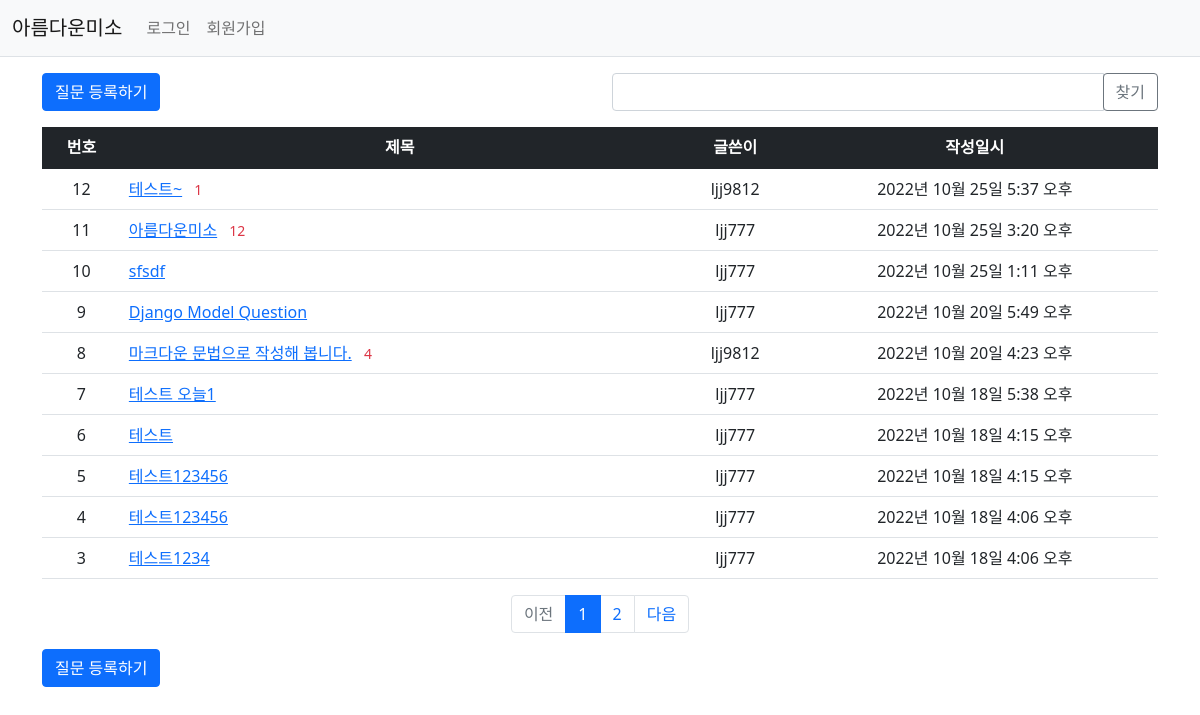
Screenshot of /pybo/ with the database file from the repository.
### pybo/models.py (models this page shows, shortened)
class Question(models.Model):
    author = models.ForeignKey(User, on_delete=models.CASCADE, related_name='author_question')
    subject = models.CharField(max_length=200)
    content = models.TextField()
    create_date = models.DateTimeField()
    modify_date = models.DateTimeField(null=True, blank=True)
    voter = models.ManyToManyField(User, related_name='voter_question')  # 추천인 추가

### pybo/views/base_views.py (the view, shortened to what this page needs)
# urls.py: path('', base_views.index, name='index'),  # '/' 에 해당되는 path
def index(request):
    page = request.GET.get('page', '1')  # 페이지
    kw = request.GET.get('kw', '')  # 검색어
    question_list = Question.objects.order_by('-create_date')
    paginator = Paginator(question_list, 10)  # 페이지당 10개씩 보여주기
    page_obj = paginator.get_page(page)
    context = {'question_list': page_obj, 'page': page, 'kw': kw}
    return render(request, 'pybo/question_list.html', context)

### pybo/templatetags/pybo_filter.py (called while the page is built)
@register.filter
def sub(value, arg):
    return value - arg

### templates/pybo/question_list.html (shortened to what this page needs)
{% extends 'base.html' %}
{% load pybo_filter %}
{% block content %}
<div class="container my-3">
        <div class="row my-3">
        <div class="col-6">
            <a href="{% url 'pybo:question_create' %}" class="btn btn-primary">질문 등록하기</a>
        </div>
        <div class="col-6">
            <div class="input-group">
                <input type="text" id="search_kw" class="form-control" value="{{ kw|default_if_none:'' }}">
                <div class="input-group-append">
                    <button class="btn btn-outline-secondary" type="button" id="btn_search">찾기</button>
                </div>
            </div>
        </div>
    </div>
    <table class="table">
        <thead>
        <tr class="text-center table-dark">
            <th>번호</th>
            <th style="width:50%">제목</th>
            <th>글쓴이</th>
            <th>작성일시</th>
        </tr>
        </thead>
        <tbody>
        {% if question_list %}
        {% for question in question_list %}
        <tr class="text-center">
            <td>
                {{ question_list.paginator.count|sub:question_list.start_index|sub:forloop.counter0|add:1 }}
            </td>
            <td class="text-start">
                <a href="{% url 'pybo:detail' question.id %}">{{ question.subject }}</a>
                {% if question.answer_set.count > 0 %}
                <span class="text-danger small mx-2">{{ question.answer_set.count }}</span>
                {% endif %}
            </td>
            <td>{{ question.author.username }}</td>
            <td>{{ question.create_date }}</td>
        </tr>
        {% endfor %}
        {% else %}
        <tr>
            <td colspan="4">질문이 없습니다.</td>
        </tr>
        {% endif %}
        </tbody>
    </table>
    <ul class="pagination justify-content-center">
        {% if question_list.has_previous %}
        <li class="page-item">
            <a class="page-link" data-page="{{ question_list.previous_page_number }}"
           href="javascript:void(0)">이전</a>
        </li>
        {% else %}
        <li class="page-item disabled">
            <a class="page-link" tabindex="-1" aria-disabled="true" href="#">이전</a>
        </li>
        {% endif %}
        {% for page_number in question_list.paginator.page_range %}
        {% if page_number >= question_list.number|add:-5 and page_number <= question_list.number|add:5 %}
        {% if page_number == question_list.number %}
        <li class="page-item active" aria-current="page">
            <a class="page-link" data-page="{{ page_number }}"
           href="javascript:void(0)">{{ page_number }}</a>
        </li>
        {% else %}
        <li class="page-item">
            <a class="page-link" data-page="{{ page_number }}"
           href="javascript:void(0)">{{ page_number }}</a>
        </li>
        {% endif %}
        {% endif %}
        {% endfor %}
        {% if question_list.has_next %}
        <li class="page-item">
            <a class="page-link" data-page="{{ question_list.next_page_number }}"
           href="javascript:void(0)">다음</a>
        </li>
        {% else %}
        <li class="page-item disabled">
            <a class="page-link" tabindex="-1" aria-disabled="true" href="#">다음</a>
        </li>
        {% endif %}
    </ul>
    <a href="{% url 'pybo:question_create' %}" class="btn btn-primary">질문 등록하기</a>
</div>
{% endblock %}

### templates/base.html (shortened to what this page needs)
{% load static %}
<!doctype html>
<html lang="ko">
<head>
    <link rel="stylesheet" type="text/css" href="{% static 'bootstrap.min.css' %}">
    <link rel="stylesheet" type="text/css" href="{% static 'style.css' %}">
</head>
<body>
{% include "navbar.html" %}
{% block content %}
{% endblock %}
</body>
</html>

### templates/navbar.html (shortened to what this page needs)
<nav class="navbar navbar-expand-lg navbar-light bg-light border-bottom">
    <div class="container-fluid">
        <a class="navbar-brand" href="{% url 'pybo:index' %}">아름다운미소</a>
        <div class="collapse navbar-collapse" id="navbarSupportedContent">
            <ul class="navbar-nav me-auto mb-2 mb-lg-0">
                <li class="nav-item">
                        {% if user.is_authenticated %}
                        <a class="nav-link" href="{% url 'common:logout' %}">{{ user.username }} (로그아웃)</a>
                        {% else %}
                        <a class="nav-link" href="{% url 'common:login' %}">로그인</a>
                        {% endif %}
                </li>
                <li>
                    {% if not user.is_authenticated %}
                    <a class="nav-link" href="{% url 'common:signup' %}">회원가입</a>
                    {% endif %}
                </li>
            </ul>
        </div>
    </div>
</nav>

### rows the page displays
Question: paginator.count|sub "12", subject "테스트~", answer_set.count "1", author.username "ljj9812", create_date "2022년 10월 25일 5:37 오후"
Question: paginator.count|sub "11", subject "아름다운미소", answer_set.count "12", author.username "ljj777", create_date "2022년 10월 25일 3:20 오후"
Question: paginator.count|sub "10", subject "sfsdf", author.username "ljj777", create_date "2022년 10월 25일 1:11 오후"
Question: paginator.count|sub "9", subject "Django Model Question", author.username "ljj777", create_date "2022년 10월 20일 5:49 오후"
Question: paginator.count|sub "8", subject "마크다운 문법으로 작성해 봅니다.", answer_set.count "4", author.username "ljj9812", create_date "2022년 10월 20일 4:23 오후"
Question: paginator.count|sub "7", subject "테스트 오늘1", author.username "ljj777", create_date "2022년 10월 18일 5:38 오후"
Question: paginator.count|sub "6", subject "테스트", author.username "ljj777", create_date "2022년 10월 18일 4:15 오후"
Question: paginator.count|sub "5", subject "테스트123456", author.username "ljj777", create_date "2022년 10월 18일 4:15 오후"
Question: paginator.count|sub "4", subject "테스트123456", author.username "ljj777", create_date "2022년 10월 18일 4:06 오후"
Question: paginator.count|sub "3", subject "테스트1234", author.username "ljj777", create_date "2022년 10월 18일 4:06 오후"

### other values shown
{{ page_number }} "1"
{{ page_number }} "2"
